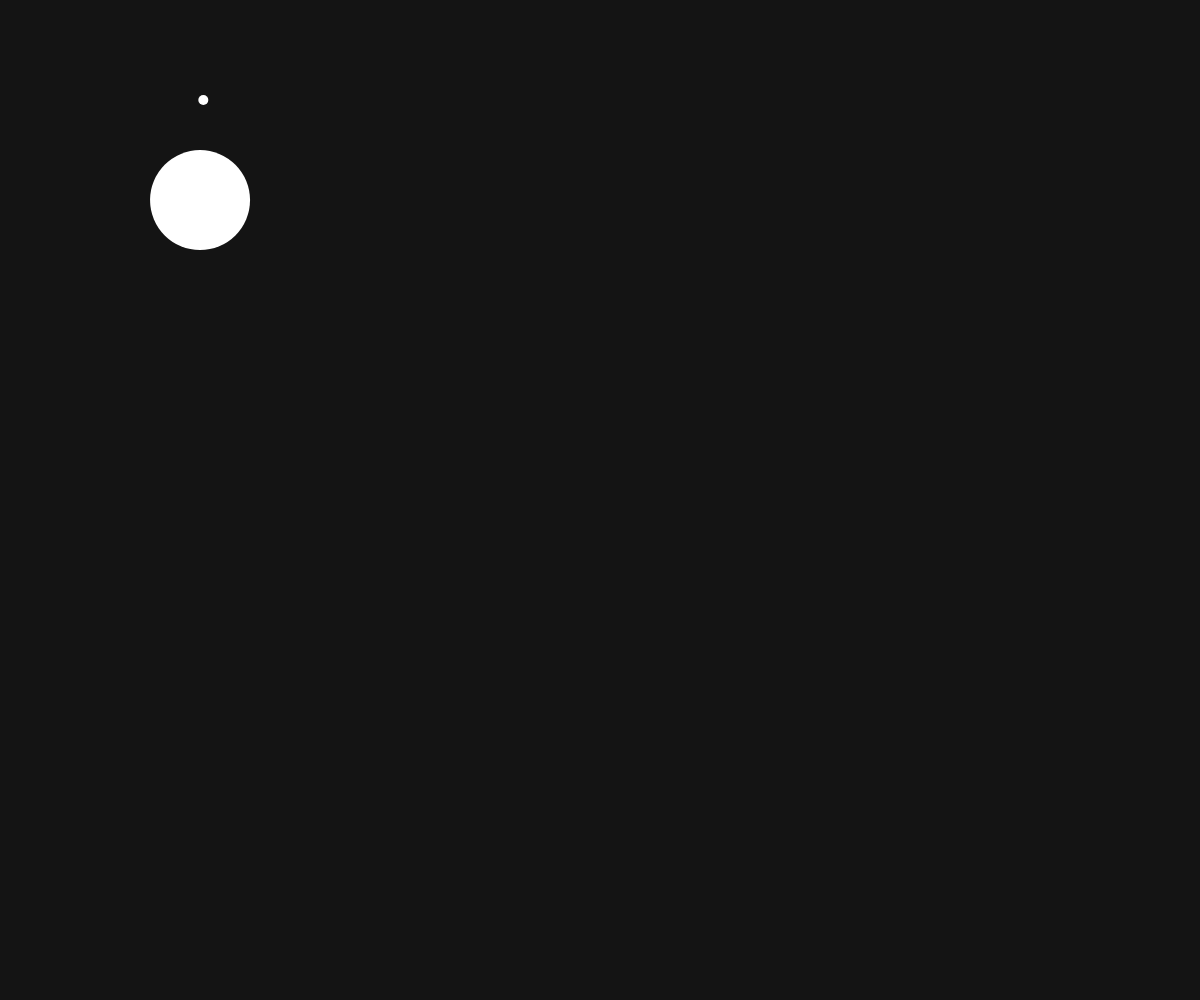
Frame 1 (no input)
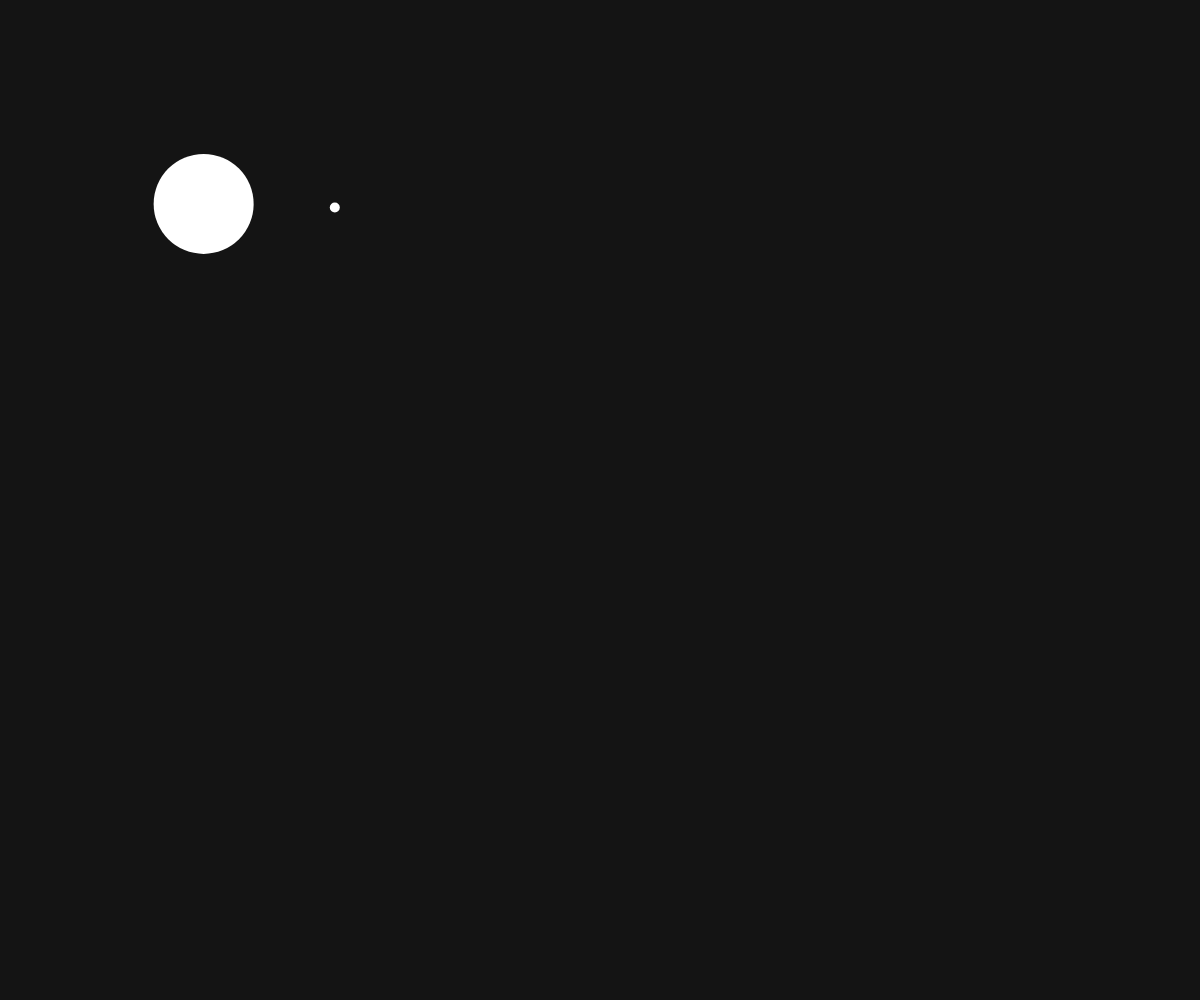
Frame 60 (no input)
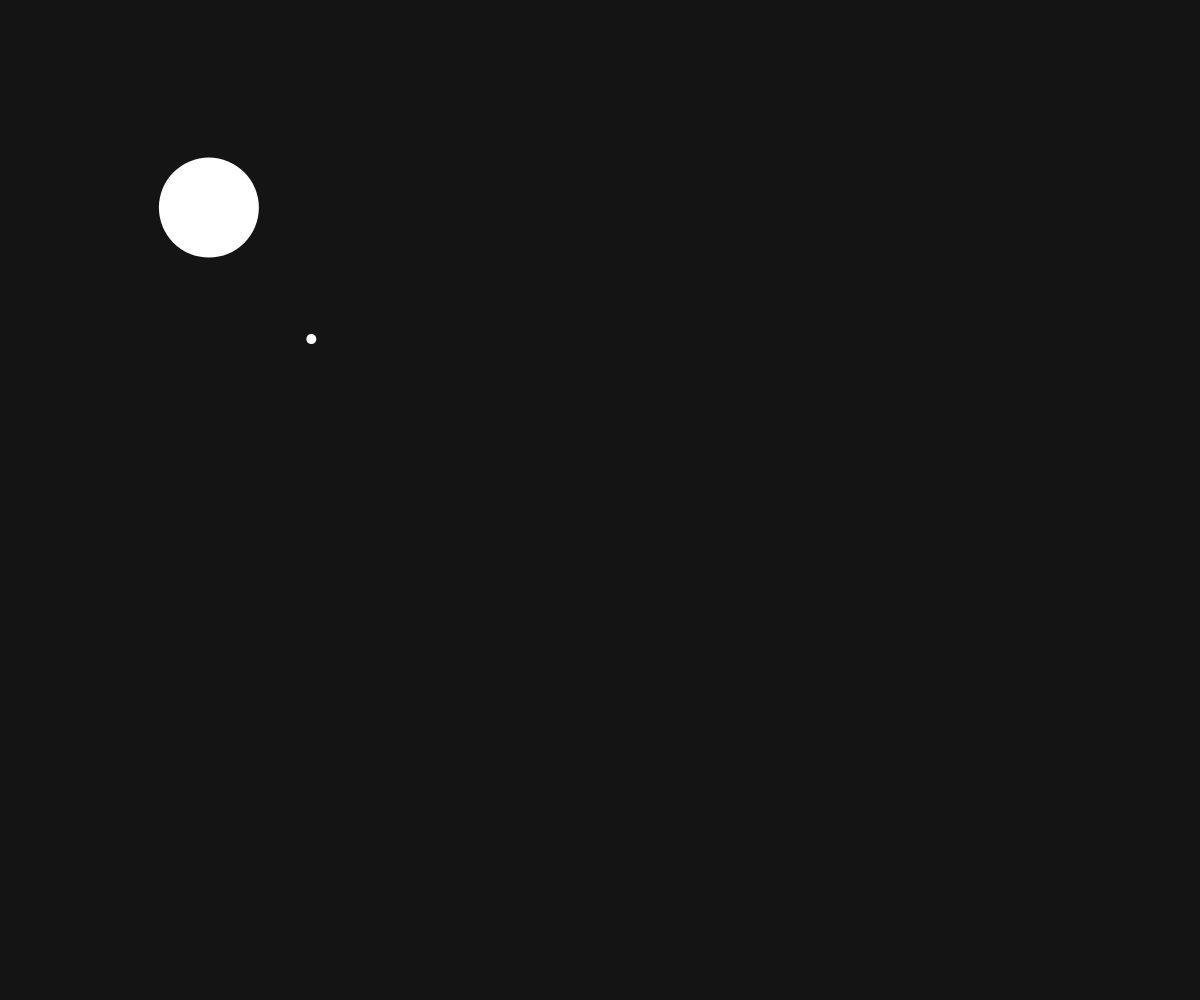
Frame 120 (the mouse pressed at the canvas centre since frame 60)

The p5.js sketch that drew these frames (run headless with seeded random() and noise() and a simulated clock; from frame 60 on, the mouse is pressed at the canvas centre):

// p5.js sketch
// ── sketch.js
const G = 30000;

class Vector {
  constructor(x, y) {
    this.x = x;
    this.y = y;
  }

  add(vector) {
    return new Vector(this.x + vector.x, this.y + vector.y);
  }

  sub(vector) {
    return new Vector(this.x - vector.x, this.y - vector.y);
  }

  mul(length) {
    return new Vector(this.x * length, this.y * length);
  }

  magnitude() {
    return Math.sqrt(Math.pow(this.x, 2) + Math.pow(this.y, 2));
  }

  unit() {
    let mag = this.magnitude();
    return new Vector(this.x / mag, this.y / mag);
  }
}

class Ball {
  constructor(mass, position, velocity) {
    this.mass = mass;
    this.r = Math.sqrt(this.mass * 100);

    this.position = position;
    this.velocity = velocity;
  }

  draw() {
    ellipse(this.position.x, this.position.y, this.r, this.r);
  }

  update(force) {
    this.acceleration = force.mul(1 / this.mass);

    this.velocity = this.velocity.add(this.acceleration.mul(deltaTime / 1000));
    this.position = this.position.add(this.velocity.mul(deltaTime / 1000));
  }
}

let ball1 = new Ball(1, new Vector(200, 100), new Vector(200, 0));
let ball2 = new Ball(100, new Vector(200, 200), new Vector(3, 5));

let balls = [ball1, ball2];

function setup() {
  createCanvas(windowWidth, windowHeight);
  background(20);
  noStroke();
}

function draw() {
  background(20);

  for (let i = 0; i < balls.length - 1; i++) {
    for (let j = i + 1; j < balls.length; j++) {
      let distance = balls[j].position.sub(balls[i].position);

      let gravity = distance
        .unit()
        .mul(
          (G * balls[i].mass * balls[j].mass) /
            Math.pow(distance.magnitude(), 2)
        );

      balls[i].update(gravity);
      balls[j].update(gravity.mul(-1));
    }
  }

  balls.forEach((ball) => ball.draw());
}

let startX = 0;
let startY = 0;
let startTime = 0;

function mousePressed() {
  locked = false;

  startX = mouseX;
  startY = mouseY;
  startTime = millis()
}

function mouseReleased() {
  let velocity = new Vector(startX - mouseX, startY - mouseY).mul(0.3);
  let position = new Vector(startX, startY);
  let mass = (millis() - startTime) / 1000;

  let newBall = new Ball(mass, position, velocity);

  balls.push(newBall);
}

// ── style.css
html,
body {
  margin: 0;
  padding: 0;

  width: 100%;
  height: 100%;
}
canvas {
  display: block;

  margin: 0;
  padding: 0;

  width: 100%;
  height: 100%;
}
